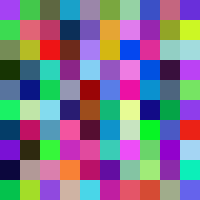
Frame 1 (no input)
Frame 60 (the mouse pressed at the canvas centre just before this capture): identical to frame 1, image omitted
Frame 120 (the mouse held since frame 60 and released just before this capture): identical to frame 1, image omitted

The Processing sketch that drew this single still picture (run headless with seeded random() and noise(); from frame 60 on, the mouse is pressed at the canvas centre):

// Processing sketch: Helton_S7_A8
// ── Helton_S7_A8.pde
//Tanner Helton
void setup() {
  size(200, 200);
  background(0);

  //This code draws the initial squares and randomizes the colors
  for (int i = 0; i < 200; i += 20) {
    noStroke();
    for (int e = 0; e < 200; e += 20) {
      fill(random(256), random(256), random(256));
      rect(i, e, 20, 20);
    }
  }
}
void draw() {
}
//If you press any key the squares will change colors
void keyPressed() {
  for (int i = 0; i < 200; i += 20) {
    noStroke();
    for (int e = 0; e < 200; e += 20) {
      fill(random(256), random(256), random(256));
      rect(i, e, 20, 20);
    }
  }
}
